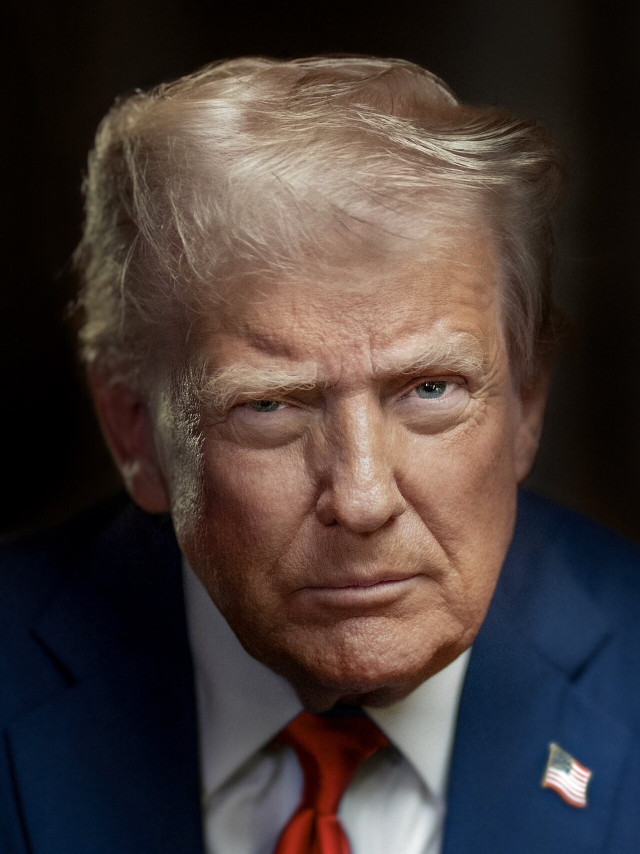
#> input picture library/trump/trump-01.jpg, 1280 x 1707 px (shown at 1/2 size)
$ python -i render.py   (imports and definitions only)
#> lines starting #> are read from the running program, lines starting #| are printed output that depends on the picture
#> further down, picture is the input picture: PIL image 1280x1707 RGB; mean R, G, B 70.3, 58.5, 55.4
"""On This Day USA renderer: vintage 9:16 reel + cover + 1:1 (1080x1080) image post, plus page branding.

    python3 history/render.py story.json OUT_DIR
    python3 history/render.py --branding OUT_DIR

story.json:
{
  "slug": "yorktown-surrender-1781",
  "date": "October 19",            # month + day shown on the intro card
  "year": 1781,
  "headline": "The British surrender at Yorktown",
  "voice_mp3": "/abs/voice.mp3",   # ONE file = all scene texts read in order
  "mood": "proud",   # optional: emotional|proud|tense|mysterious|hopeful|tragic|nostalgic|adventure -> history/music/<mood>.mp3
  "post_facts": ["...", "..."],
  "scenes": [
    {"type": "intro", "text": "[dramatic] October 19th, 1781. ..."},
    {"type": "photo", "image": "/abs/a.jpg", "label": "Yorktown, Virginia", "caption": "Painting by John Trumbull, 1820", "text": "..."},
    {"type": "stat", "value": 8000, "suffix": "", "label": "British soldiers laid down their arms", "text": "..."},
    {"type": "text", "title": "The war was effectively over", "image": "/abs/b.jpg", "text": "..."},
    {"type": "question", "title": "Did you learn this in school?", "text": "..."},
    {"type": "cta", "text": "[warmly] Follow On This Day USA for a new story from history, every day."}
  ]
}
"""
import json, os, random, re, subprocess, sys
from PIL import Image, ImageDraw, ImageFont, ImageOps, ImageFilter, ImageEnhance, ImageChops

W, H, FPS = 1080, 1920, 30
PAPER = (239, 228, 204)
PAPER_DARK = (222, 206, 175)
INK = (42, 31, 23)
RED = (155, 44, 31)
NAVY = (47, 62, 85)
GOLD = (176, 141, 87)
FD = os.path.join(os.path.dirname(os.path.abspath(__file__)), "..", "brief", "fonts")


# [16 lines left out: function font, not called in this run]


def spoken(t):
    return re.sub(r"\[[^\]]*\]", " ", t).replace("...", " ").strip()


def words(t):
    return [w for w in spoken(t).split() if w]


# [25 lines left out: functions wrap, fit, not called in this run]


def ease(t):
    t = max(0.0, min(1.0, t))
    return 1 - (1 - t) ** 3


# ---------- textures ----------
# [18 lines left out: function paper, not called in this run]


def sepia(img):
    g = ImageOps.grayscale(img.convert("RGB"))
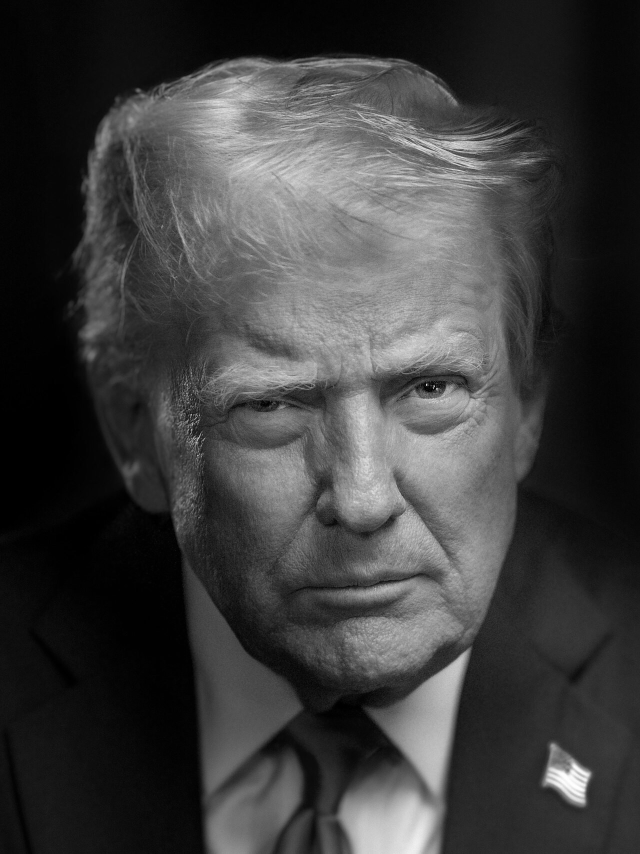
#> g: PIL image 1280x1707 L (shown at 1/2 size); min 0, max 255, mean 61.7
    g = ImageEnhance.Contrast(g).enhance(1.08)
    s = ImageOps.colorize(g, black=(38, 26, 16), mid=(150, 118, 82), white=(245, 232, 205))
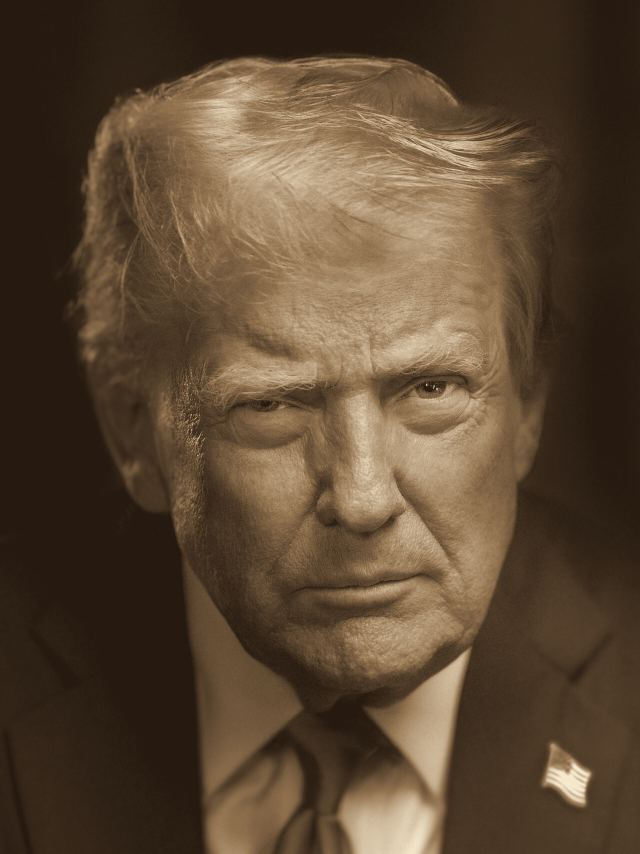
#> s: PIL image 1280x1707 RGB (shown at 1/2 size); mean R, G, B 90.8, 71.2, 50.5
    grain = Image.effect_noise(s.size, 22).convert("RGB")
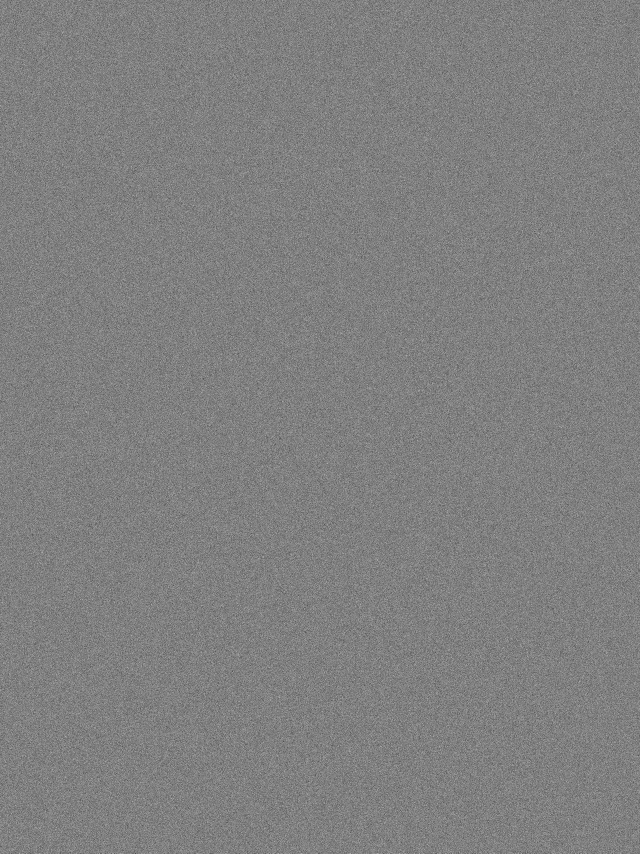
#> grain: PIL image 1280x1707 RGB (shown at 1/2 size); min 11, max 230, mean 127.5
    return Image.blend(s, ImageChops.multiply(s, ImageOps.autocontrast(grain).point(lambda v: 200 + v // 5)), 0.6)


def cover_crop(img, w, h):
    return ImageOps.fit(img.convert("RGB"), (w, h), Image.LANCZOS, centering=(0.5, 0.42))


# [136 lines left out: functions print_frame, paste_rot, star, stars, badge, wordmark and 3 more, not called in this run]


class Scene:
    # [98 lines left out: functions __init__, draw, not called in this run]


def audio_duration(p):
    return float(subprocess.run(["ffprobe", "-v", "error", "-show_entries", "format=duration", "-of",
                                 "default=nw=1:nk=1", p], capture_output=True, text=True).stdout.strip())


SFX = os.path.join(os.path.dirname(os.path.abspath(__file__)), "sfx")
MUSIC = os.path.join(os.path.dirname(os.path.abspath(__file__)), "music")
MOODS = ["emotional", "proud", "tense", "mysterious", "hopeful", "tragic", "nostalgic", "adventure"]


# [155 lines left out: functions pad_wav, mix_audio, render_reel, first_image, render_cover, render_post, not called in this run]


# [10 lines not run here, left out]

>>> from PIL import Image
>>> picture = Image.open('../library/trump/trump-01.jpg')
>>> result = sepia(picture)

$ run again, on library/trump/trump-03.jpg
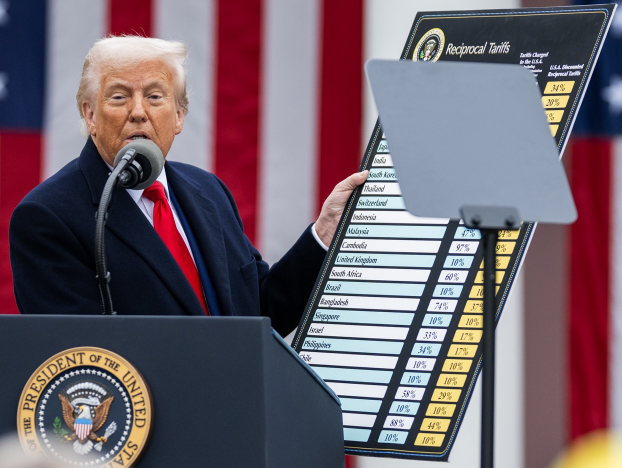
#> input picture library/trump/trump-03.jpg, 1243 x 935 px (shown at 1/2 size)
#> picture is the input picture: PIL image 1243x935 RGB; mean R, G, B 113.2, 98.2, 108.4
#> in sepia, `g = ImageOps.grayscale(img.convert("RGB"))`:
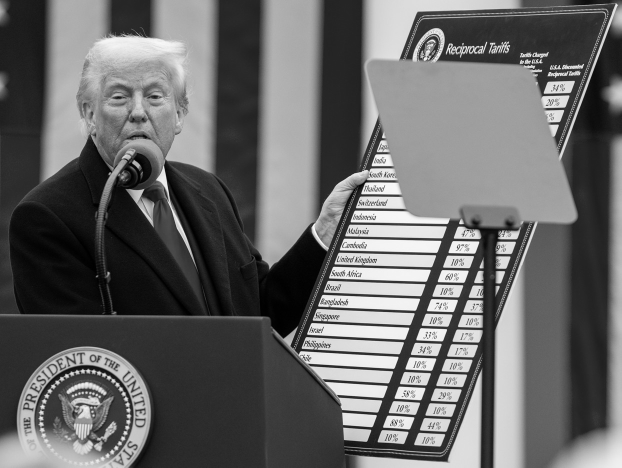
#> g: PIL image 1243x935 L (shown at 1/2 size); min 0, max 255, mean 103.8
#> in sepia, `s = ImageOps.colorize(g, black=(38, 26, 16), mid=(150, 118, 82), white..`:
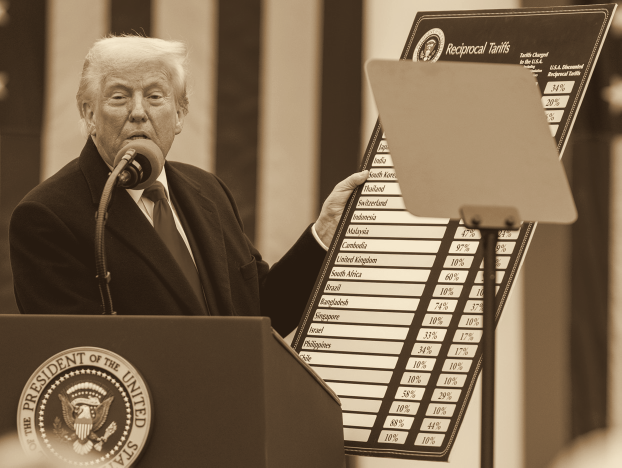
#> s: PIL image 1243x935 RGB (shown at 1/2 size); mean R, G, B 125.1, 104.7, 80.6

$ run again, on library/trump/trump-05.jpg
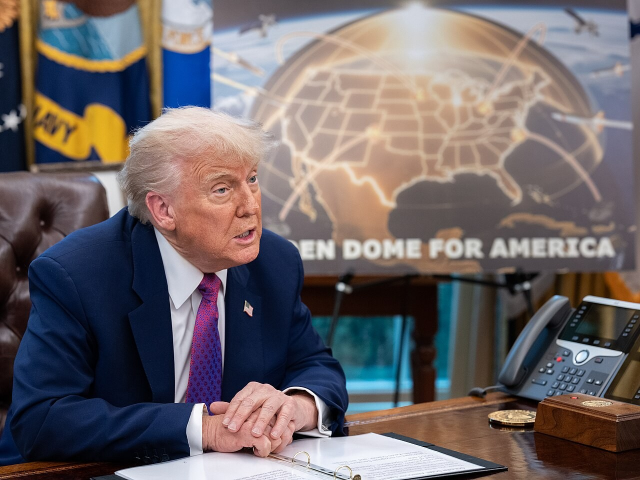
#> input picture library/trump/trump-05.jpg, 1280 x 960 px (shown at 1/2 size)
#> picture is the input picture: PIL image 1280x960 RGB; mean R, G, B 110.5, 102.4, 104.4
#> in sepia, `g = ImageOps.grayscale(img.convert("RGB"))`:
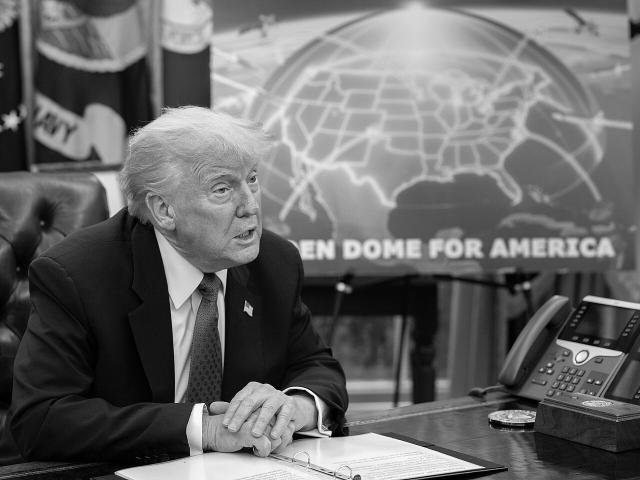
#> g: PIL image 1280x960 L (shown at 1/2 size); min 0, max 255, mean 105.1
#> in sepia, `s = ImageOps.colorize(g, black=(38, 26, 16), mid=(150, 118, 82), white..`:
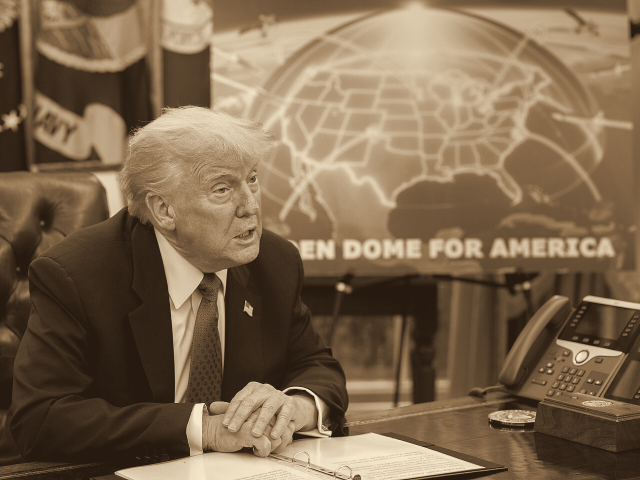
#> s: PIL image 1280x960 RGB (shown at 1/2 size); mean R, G, B 126.9, 104.9, 79.3

$ run again, on library/trump/trump-06.jpg
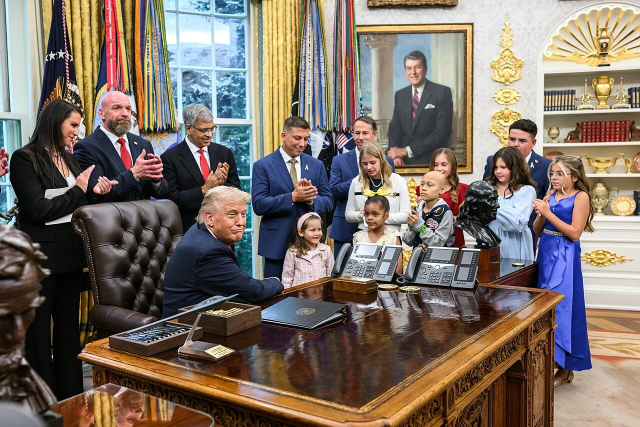
#> input picture library/trump/trump-06.jpg, 1280 x 853 px (shown at 1/2 size)
#> picture is the input picture: PIL image 1280x853 RGB; mean R, G, B 123.9, 111.5, 101.2
#> in sepia, `g = ImageOps.grayscale(img.convert("RGB"))`:
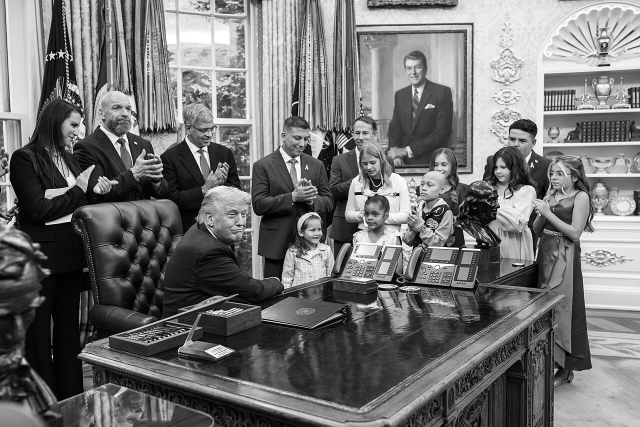
#> g: PIL image 1280x853 L (shown at 1/2 size); min 0, max 255, mean 114
#> in sepia, `s = ImageOps.colorize(g, black=(38, 26, 16), mid=(150, 118, 82), white..`:
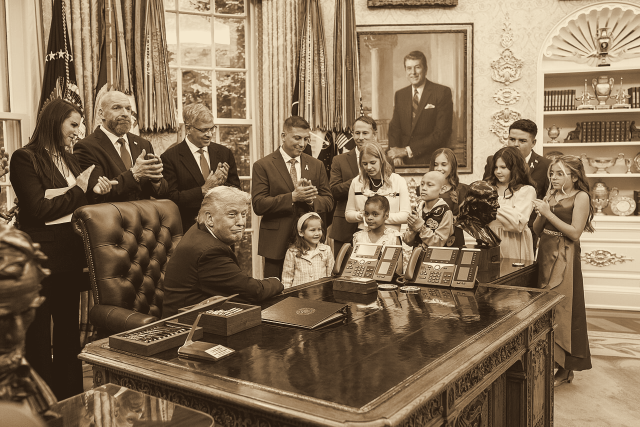
#> s: PIL image 1280x853 RGB (shown at 1/2 size); mean R, G, B 133.7, 112.7, 87.5
